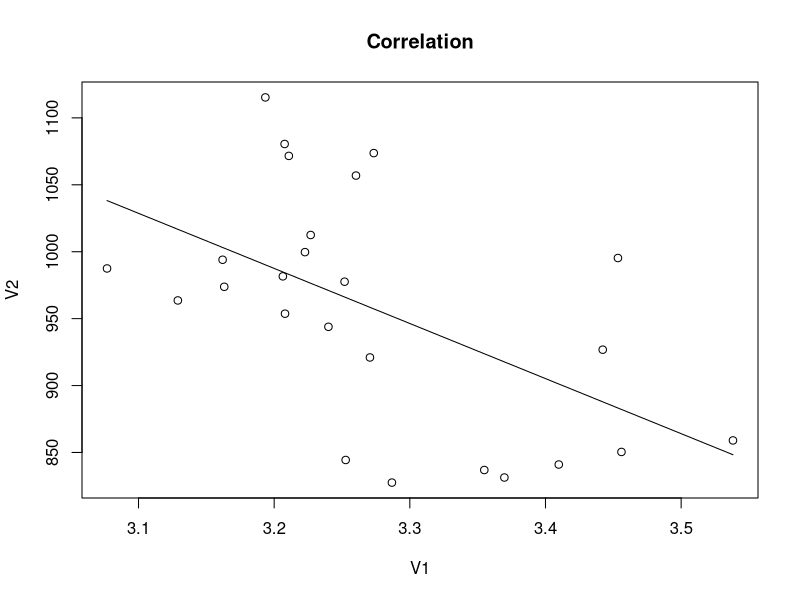

The R source for this figure:
t <- read.table ("data.txt")
t

plot (t, main = "Correlation")

disp <- var (t[,1])   #??????????????????
deviat <- sqrt (disp) #???????? ???? ????????????????????
aver <- mean (t[,1])  #??????????????


gr1 <- subset (t[,1], ((aver - deviat) < t[,1]) & (t[,1] < (aver + deviat))) 
gr2 <- subset (t[,1], ((aver - 2 * deviat) < t[,1]) & (t[,1] < (aver + 2 * deviat)))
gr3 <- subset (t[,1], ((aver - 3 * deviat) < t[,1]) & (t[,1] < (aver + 3 * deviat)))

part2 <- matrix (0, 3, 5)

part2[1:3,1] <- c (aver - deviat, aver - 2 * deviat, aver - 3 * deviat)
part2[1:3,2] <- c (aver + deviat, aver + 2 * deviat, aver+3 * deviat)
part2[1:3,3] <- c (length (gr1), length (gr2), length(gr3)) 
part2[1:3,4] <- part2[1:3,3]/length (t[,1]) * 100
part2[1:3,5] <- c (68.3, 95.4, 99.7)

range <- max (t[,1]) - min (t[,1])
k <- 1 + floor (log (length (t[,1]), 2))  #??????-???? ?????????? ???? ????????????????????
h <- range / k                            #??????

sa <- sort (t[,1])

part3 <- matrix (0, k, 5)

for (i in 0:(k-1)) {
  l <- sa[1] + i * h
  r <- sa[1] + (i + 1) * h
  gr <- subset (t[,2], l <= t[,1] & (t[,1] < r | i == k - 1 & t[,1] <= r))
  part3[i + 1, 1:5] <- c(l, r, length (gr), sum (gr), mean (gr))
}

v <- length (t[,1]) - 2
coefcor <- cor (t[,1], t[,2])                 #???????? ????????????????????
T <- abs (coefcor) * sqrt (v / (1 - coefcor ^2))  #???????????? ???????????????????? ????

coefcor
T
lm (t[,2]~t[,1])

six <- sqrt(sum((t[,1]-mean(t[,1]))^2)/length(t[,1]))
siy <- sqrt(sum((t[,2]-mean(t[,2]))^2)/length(t[,2]))
b <- coefcor*siy/six
b
a<-mean(t[,2])-b*mean(t[,1])
a
lines(t[,1],a+b*t[,1])

part2
part3
